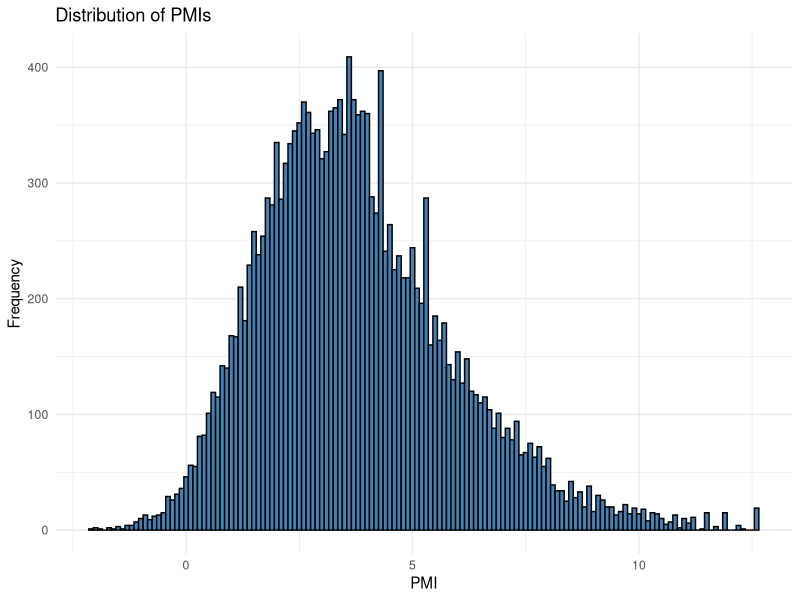
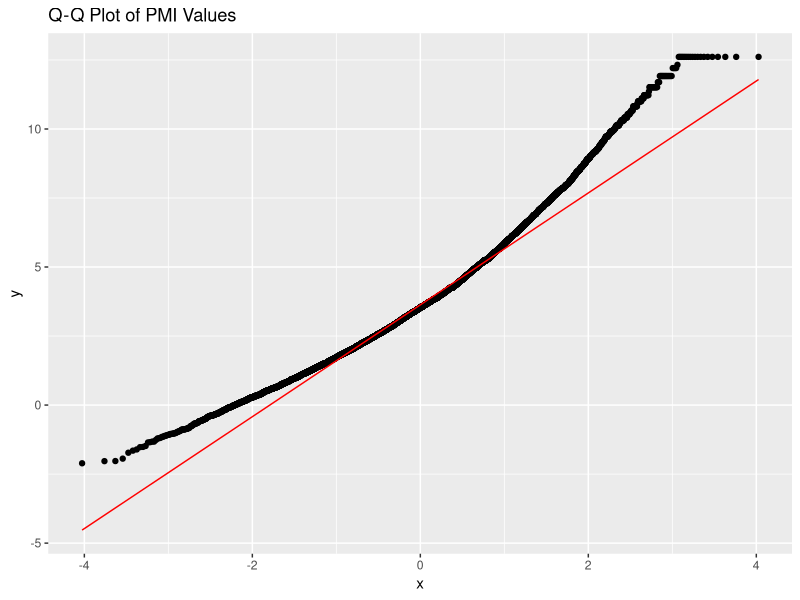

The R source for these figures, in order: (Note: this script raises an error after producing the figures.)
## ---- chunk 1
knitr::opts_chunk$set(echo = TRUE)
## ---- chunk 2
install.packages(c("tidyverse","dplyr"))
## ---- chunk 3
library(tidyverse)
library(dplyr)
## ---- chunk 4
# Read the TSV file
pmi_data <- read_tsv("pmi_nouns.tsv")

# Plot the distribution of PMIs
ggplot(pmi_data, aes(x = pmi)) +
  geom_histogram(binwidth = 0.1, fill = "steelblue", color = "black") +
  labs(title = "Distribution of PMIs",
       x = "PMI",
       y = "Frequency") +
  theme_minimal()
## ---- chunk 5
ggplot(pmi_data, aes(sample = pmi)) +
  geom_qq() +
  geom_qq_line(color = "red") +
  ggtitle("Q-Q Plot of PMI Values")

shapiro_test <- shapiro.test(pmi_data$pmi)
print(shapiro_test)
## ---- chunk 6
reduced_corpus <- read_csv("topicalisedYN.csv", col_names = c("sentence", "topicalised"))

# Create a table with the number of sentences labeled T and F
topicalised_counts <- reduced_corpus %>%
  group_by(topicalised) %>%
  summarize(count = n())

print(topicalised_counts)
## ---- chunk 7
# First, combine the PMI data with the reduced_corpus data
# Assuming each sentence in reduced_corpus has a corresponding PMI value in pmi_data
combined_data <- reduced_corpus %>%
  mutate(id = row_number()) %>%
  inner_join(pmi_data %>% mutate(id = row_number()), by = "id") %>%
  select(-id)

# Fit a logistic regression model
# Assuming "topicalised" is a binary variable with "T" for topicalised sentences and "F" for non-topicalised sentences
logistic_model <- glm(topicalised ~ pmi, data = combined_data, family = binomial(link = "logit"))

# Summary of the logistic regression model
summary(logistic_model)

# Plot the relationship between PMI and the probability of topicalisation
combined_data %>%
  mutate(probability = predict(logistic_model, type = "response")) %>%
  ggplot(aes(x = pmi, y = probability, color = topicalised)) +
  geom_point() +
  geom_smooth(method = "glm", method.args = list(family = "binomial"), se = FALSE) +
  labs(title = "Relationship between PMI and Probability of Topicalisation",
       x = "PMI",
       y = "Probability of Topicalisation") +
  theme_minimal()
